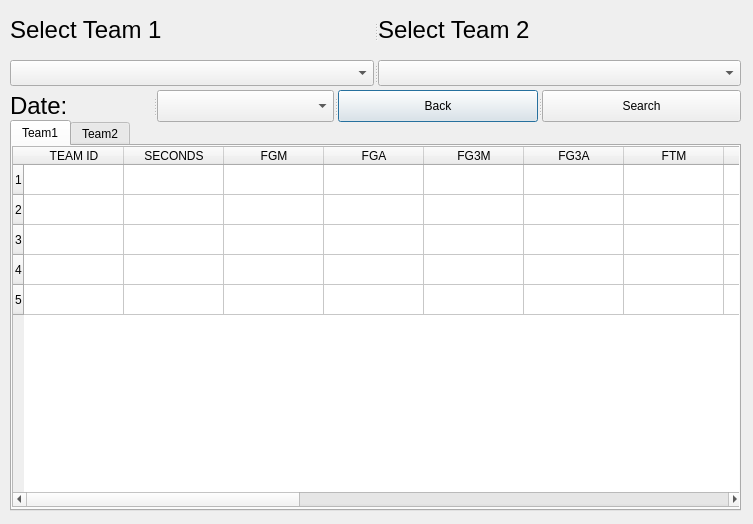
<?xml version="1.0" encoding="UTF-8"?>
<ui version="4.0">
 <class>Dialog</class>
 <widget class="QDialog" name="Dialog">
  <property name="geometry">
   <rect>
    <x>0</x>
    <y>0</y>
    <width>753</width>
    <height>524</height>
   </rect>
  </property>
  <property name="windowTitle">
   <string>Games</string>
  </property>
  <widget class="QTabWidget" name="Stats_team1_2">
   <property name="geometry">
    <rect>
     <x>10</x>
     <y>120</y>
     <width>731</width>
     <height>391</height>
    </rect>
   </property>
   <property name="currentIndex">
    <number>0</number>
   </property>
   <widget class="QWidget" name="Team1">
    <attribute name="title">
     <string>Team1</string>
    </attribute>
    <widget class="QTableWidget" name="Stats_team1">
     <property name="geometry">
      <rect>
       <x>0</x>
       <y>0</y>
       <width>731</width>
       <height>361</height>
      </rect>
     </property>
     <row>
      <property name="text">
       <string>1</string>
      </property>
     </row>
     <row>
      <property name="text">
       <string>2</string>
      </property>
     </row>
     <row>
      <property name="text">
       <string>3</string>
      </property>
     </row>
     <row>
      <property name="text">
       <string>4</string>
      </property>
     </row>
     <row>
      <property name="text">
       <string>5</string>
      </property>
     </row>
     <column>
      <property name="text">
       <string>TEAM ID</string>
      </property>
     </column>
     <column>
      <property name="text">
       <string>SECONDS</string>
      </property>
     </column>
     <column>
      <property name="text">
       <string>FGM</string>
      </property>
     </column>
     <column>
      <property name="text">
       <string>FGA</string>
      </property>
     </column>
     <column>
      <property name="text">
       <string>FG3M</string>
      </property>
     </column>
     <column>
      <property name="text">
       <string>FG3A</string>
      </property>
     </column>
     <column>
      <property name="text">
       <string>FTM</string>
      </property>
     </column>
     <column>
      <property name="text">
       <string>FTA</string>
      </property>
     </column>
     <column>
      <property name="text">
       <string>OREB</string>
      </property>
     </column>
     <column>
      <property name="text">
       <string>AST</string>
      </property>
     </column>
     <column>
      <property name="text">
       <string>STL</string>
      </property>
     </column>
     <column>
      <property name="text">
       <string>BLK</string>
      </property>
     </column>
     <column>
      <property name="text">
       <string>TURN OVER</string>
      </property>
     </column>
     <column>
      <property name="text">
       <string>PF</string>
      </property>
     </column>
     <column>
      <property name="text">
       <string>PTS</string>
      </property>
     </column>
     <column>
      <property name="text">
       <string>REB</string>
      </property>
     </column>
     <column>
      <property name="text">
       <string>GAME ID</string>
      </property>
     </column>
     <column>
      <property name="text">
       <string>PLAYER ID</string>
      </property>
     </column>
    </widget>
   </widget>
   <widget class="QWidget" name="Team2">
    <attribute name="title">
     <string>Team2</string>
    </attribute>
    <widget class="QTableWidget" name="Stats_team2">
     <property name="geometry">
      <rect>
       <x>0</x>
       <y>0</y>
       <width>731</width>
       <height>361</height>
      </rect>
     </property>
     <row>
      <property name="text">
       <string>1</string>
      </property>
     </row>
     <row>
      <property name="text">
       <string>2</string>
      </property>
     </row>
     <row>
      <property name="text">
       <string>3</string>
      </property>
     </row>
     <row>
      <property name="text">
       <string>4</string>
      </property>
     </row>
     <row>
      <property name="text">
       <string>5</string>
      </property>
     </row>
     <column>
      <property name="text">
       <string>TEAM ID</string>
      </property>
     </column>
     <column>
      <property name="text">
       <string>SECONDS</string>
      </property>
     </column>
     <column>
      <property name="text">
       <string>FGM</string>
      </property>
     </column>
     <column>
      <property name="text">
       <string>FGA</string>
      </property>
     </column>
     <column>
      <property name="text">
       <string>FG3M</string>
      </property>
     </column>
     <column>
      <property name="text">
       <string>FG3A</string>
      </property>
     </column>
     <column>
      <property name="text">
       <string>FTM</string>
      </property>
     </column>
     <column>
      <property name="text">
       <string>FTA</string>
      </property>
     </column>
     <column>
      <property name="text">
       <string>OREB</string>
      </property>
     </column>
     <column>
      <property name="text">
       <string>AST</string>
      </property>
     </column>
     <column>
      <property name="text">
       <string>STL</string>
      </property>
     </column>
     <column>
      <property name="text">
       <string>BLK</string>
      </property>
     </column>
     <column>
      <property name="text">
       <string>TURN OVER</string>
      </property>
     </column>
     <column>
      <property name="text">
       <string>PF</string>
      </property>
     </column>
     <column>
      <property name="text">
       <string>PTS</string>
      </property>
     </column>
     <column>
      <property name="text">
       <string>REB</string>
      </property>
     </column>
     <column>
      <property name="text">
       <string>GAME ID</string>
      </property>
     </column>
     <column>
      <property name="text">
       <string>PLAYER ID</string>
      </property>
     </column>
    </widget>
   </widget>
  </widget>
  <widget class="QSplitter" name="splitter">
   <property name="geometry">
    <rect>
     <x>10</x>
     <y>60</y>
     <width>731</width>
     <height>26</height>
    </rect>
   </property>
   <property name="orientation">
    <enum>Qt::Horizontal</enum>
   </property>
   <widget class="QComboBox" name="teamMenu"/>
   <widget class="QComboBox" name="teamMenu_2"/>
  </widget>
  <widget class="QSplitter" name="splitter_2">
   <property name="geometry">
    <rect>
     <x>10</x>
     <y>15</y>
     <width>731</width>
     <height>31</height>
    </rect>
   </property>
   <property name="orientation">
    <enum>Qt::Horizontal</enum>
   </property>
   <widget class="QLabel" name="label">
    <property name="text">
     <string>&lt;html&gt;&lt;head/&gt;&lt;body&gt;&lt;p&gt;&lt;span style=&quot; font-size:18pt;&quot;&gt;Select Team 1&lt;/span&gt;&lt;/p&gt;&lt;/body&gt;&lt;/html&gt;</string>
    </property>
   </widget>
   <widget class="QLabel" name="label2">
    <property name="text">
     <string>&lt;html&gt;&lt;head/&gt;&lt;body&gt;&lt;p&gt;&lt;span style=&quot; font-size:18pt;&quot;&gt;Select Team 2&lt;/span&gt;&lt;/p&gt;&lt;/body&gt;&lt;/html&gt;</string>
    </property>
   </widget>
  </widget>
  <widget class="QSplitter" name="splitter_5">
   <property name="geometry">
    <rect>
     <x>10</x>
     <y>90</y>
     <width>731</width>
     <height>32</height>
    </rect>
   </property>
   <property name="orientation">
    <enum>Qt::Horizontal</enum>
   </property>
   <widget class="QSplitter" name="splitter_4">
    <property name="orientation">
     <enum>Qt::Horizontal</enum>
    </property>
    <widget class="QSplitter" name="splitter_3">
     <property name="orientation">
      <enum>Qt::Horizontal</enum>
     </property>
     <widget class="QLabel" name="label_3">
      <property name="text">
       <string>&lt;html&gt;&lt;head/&gt;&lt;body&gt;&lt;p&gt;&lt;span style=&quot; font-size:18pt;&quot;&gt;Date:&lt;/span&gt;&lt;/p&gt;&lt;/body&gt;&lt;/html&gt;</string>
      </property>
     </widget>
     <widget class="QComboBox" name="dateMenu"/>
    </widget>
   </widget>
   <widget class="QPushButton" name="back">
    <property name="text">
     <string>Back</string>
    </property>
   </widget>
   <widget class="QPushButton" name="search">
    <property name="autoFillBackground">
     <bool>false</bool>
    </property>
    <property name="text">
     <string>Search</string>
    </property>
   </widget>
  </widget>
 </widget>
 <resources/>
 <connections/>
</ui>
